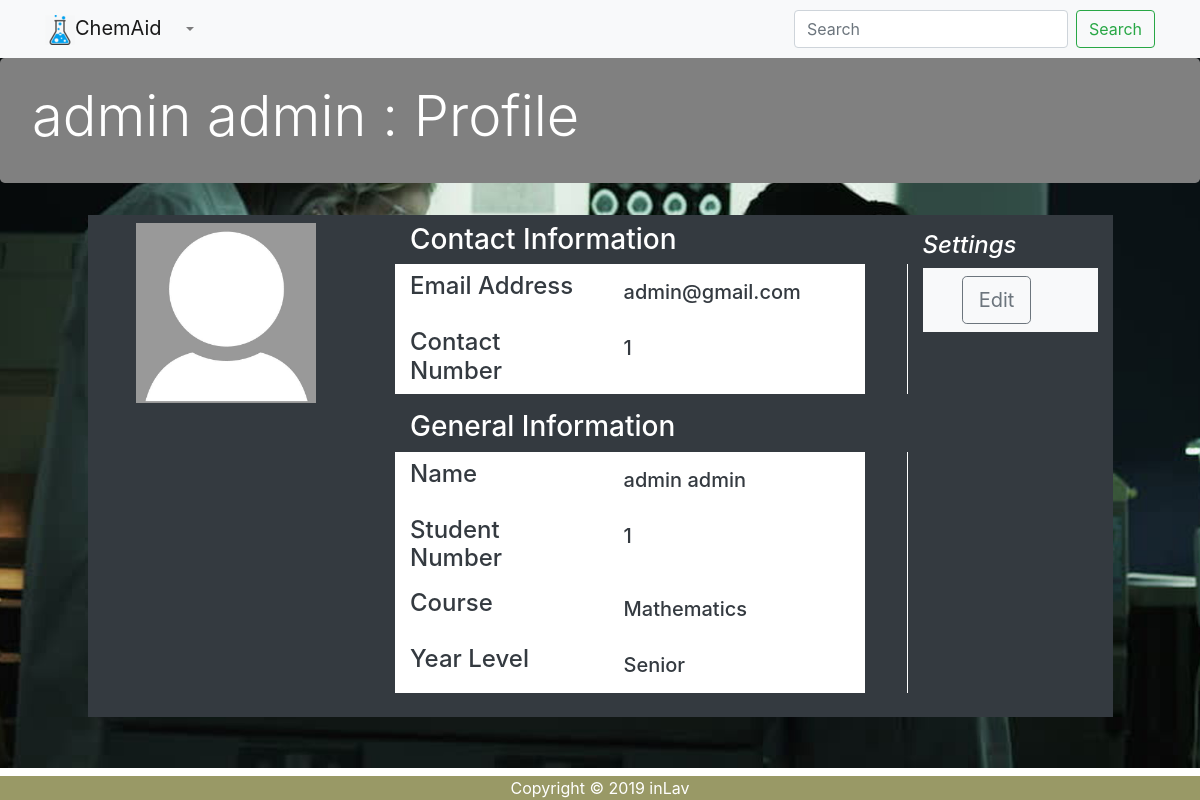
The app's page /ChemAid/profile/ (signed in) with its own data.
### Users/models.py (models this page shows, shortened)
class User(AbstractBaseUser):
    email = models.EmailField(
        verbose_name='email address',
        max_length=255,
        unique=True,
    )
    YEAR_IN_SCHOOL_CHOICES = (
        ('Freshman', 'Freshman'),
        ('Sophomore', 'Sophomore'),
        ('Junior', 'Junior'),
        ('Senior', 'Senior'),
        ('Graduate', 'Graduate'),
    )
    COURSE_CHOICES = (
        ('Biology', 'Biology'),
        ('Computer Science', 'Computer Science'),
        ('Mathematics', 'Mathematics'),
        ('Political Science', 'Political Science'),
        ('Psychology', 'Psychology'),
        ('Communications', 'Communications'),
        ('Fine Arts', 'Fine Arts'),
        ('Management', 'Management'),
    )
    first_name = models.CharField(max_length=100, blank = True, null=True)
    last_name = models.CharField(max_length=100, blank = True, null=True)
    student_number = models.CharField(max_length=20, blank = True, null=True)
    contact_no = models.CharField(max_length=11, blank = True, null=True)
    course = models.CharField(max_length=100, choices=COURSE_CHOICES)
    year_lvl = models.CharField(max_length=20, choices=YEAR_IN_SCHOOL_CHOICES)
    active = models.BooleanField(default=True)
    staff = models.BooleanField(default=False) # a admin user; non super-user
    admin = models.BooleanField(null=True) # a superuser
    USERNAME_FIELD = 'email'
    REQUIRED_FIELDS = ['first_name', 'last_name', 'student_number', 'contact_no', 'course', 'year_lvl'] # Email & Password are required by default.
    @property
    def is_active(self):
        return self.active
    objects = UserManager()

class Profile(models.Model):
    user = models.OneToOneField(User, on_delete=models.CASCADE)
    image = models.ImageField(default = 'default.jpg', upload_to = 'profile_pics')
    student_number = models.CharField(max_length=30, null = True)

### Users/views.py (the view)
# urls.py: path('ChemAid/profile/', user_views.profile, name='profile'),
def profile(request):
    user =  request.user
    return render(request, 'profile.html',{'user': user})

### Users/templates/profile.html (shortened to what this page needs)
{% extends 'student_base.html' %}
{% block content %}
	<div class="jumbotron text-white">
		<h1 class="display-4">{{ user.first_name }} {{ user.last_name }} : Profile </h1>
	</div>
	{% load staticfiles %}
	{% load crispy_forms_tags %}
	<div class="row">
		<div class="col-md-3 offset-md-1 bg-dark pb-2 pt-2 pl-5">
			<div style="display: inline-block;">
        		{% if user.profile.image %}
        		<img  src="{{ user.profile.image.url }}" height="180" width="180" class="img-responsive" >
        		{% else %}
        			<img src="/profile_pics/default.jpg" class="img-responsive" height="180" width="180">
                {% endif %}
        	</div>
		</div>
		<div class="col-md-5 text-white bg-dark pb-2 pt-2">
			<h3 class="display-6"> Contact Information</h3>
			<dl class="row bg-white text-dark">
				<dt class="col-md-5">
					<h4 class="display-6 mt-2"> Email Address</h4>
				</dt>
				<dd class="col-md-6 mt-3">
					<h5>{{ user.email }}</h5>
				</dd>
				<div class="col-md-1 bg-dark"></div>
				<dt class="col-md-5">
					<h4 class="display-6 mt-2"> Contact Number</h4>
				</dt>
				<dd class="col-md-6 mt-3">
					<h5>{{ user.contact_no }}</h5>
				</dd>
				<div class="col-md-1 bg-dark"></div>
			</dl>
			<h3 class="display-6"> General Information</h3>
			<dl class="row bg-white text-dark">
				<dt class="col-md-5">
					<h4 class="display-6 mt-2"> Name</h4>
				</dt>
				<dd class="col-md-6 mt-3">
					<h5>{{ user.first_name }} {{ user.last_name }}</h5>
				</dd>
				<div class="col-md-1 bg-dark"></div>
				<dt class="col-md-5">
					<h4 class="display-6 mt-2"> Student Number</h4>
				</dt>
				<dd class="col-md-6 mt-3">
					<h5>{{ user.student_number }}</h5>
				</dd>
				<div class="col-md-1 bg-dark"></div>
				<dt class="col-md-5">
					<h4 class="display-6 mt-2"> Course</h4>
				</dt>
				<dd class="col-md-6 mt-3">
					<h5>{{ user.course }}</h5>
				</dd>
				<div class="col-md-1 bg-dark"></div>
				<dt class="col-md-5">
					<h4 class="display-6 mt-2"> Year Level</h4>
				</dt>
				<dd class="col-md-6 mt-3">
					<h5>{{ user.year_lvl }}</h5>
				</dd>
				<div class="col-md-1 bg-dark"></div>
			</dl>
		</div>
		<div class="col-md-2 pt-3 text-white bg-dark">
			<h4 class="display-6"><i class="fas fa-sliders-h"> Settings</i></h4>
			<div class="container pt-2 pb-2 bg-light">
				<div class="btn-group-vertical offset-md-2">
					<a class="btn btn-outline-secondary btn-lg" href="{% url 'updateProfile' %}" role="button">Edit</a>
				</div>
			</div>
		</div>
	</div>
{% endblock %}

### Users/templates/student_base.html (style rules this page uses)
body { background-image: url("/static/science.v3.jpg"); background-position: center; background-repeat: no-repeat; background-size: cover; min-height: 768px; position: relative; }
.jumbotron { background-color: grey; color:white; }
.jumbotron { background-color: grey; color:white; padding-top: 25px; padding-bottom: 25px; }

### records on screen
User: first_name "admin", last_name "admin", profile.image (placeholder picture), email "admin@gmail.com", contact_no "1", student_number "1", course "Mathematics", year_lvl "Senior"
